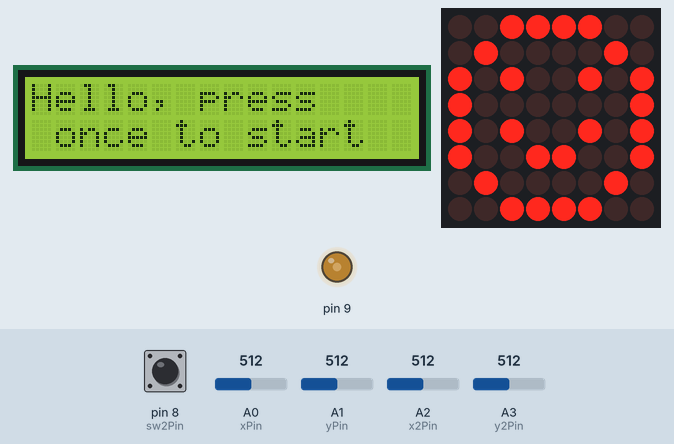
Recording of a sketch running on a simulated Arduino Uno, built with avr-gcc and run on an emulated ATmega328P. On the bench: 16×2 character LCD, 8×8 LED matrix, output pins drawn as LEDs (lit = HIGH). The inputs (shaded band) are chosen by the test bench; at power-on: pin 8 (sw2Pin) HIGH, A1 (yPin) = 512, A3 (y2Pin) = 512, A0 (xPin) = 512, A2 (x2Pin) = 512. Random numbers use the default seed unless the sketch sets one.

Above: at 1.2 s.
1.3 s: pin 8 (sw2Pin) pulled LOW for 0.15 s
At 2.26 s:
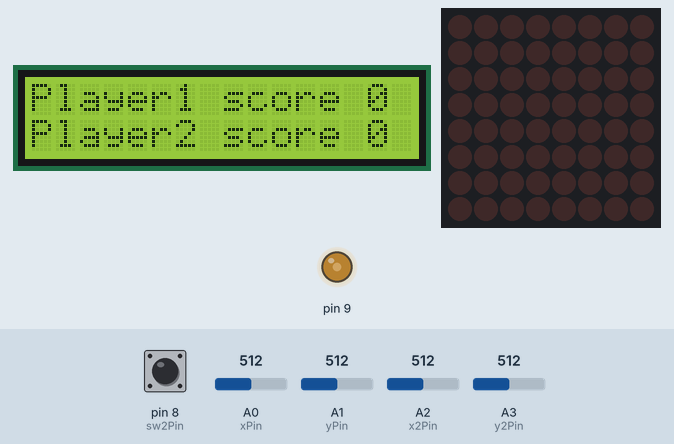
3.5 s: A1 (yPin) set to 692
6.0 s: A1 (yPin) set to 711
At 6.19 s:
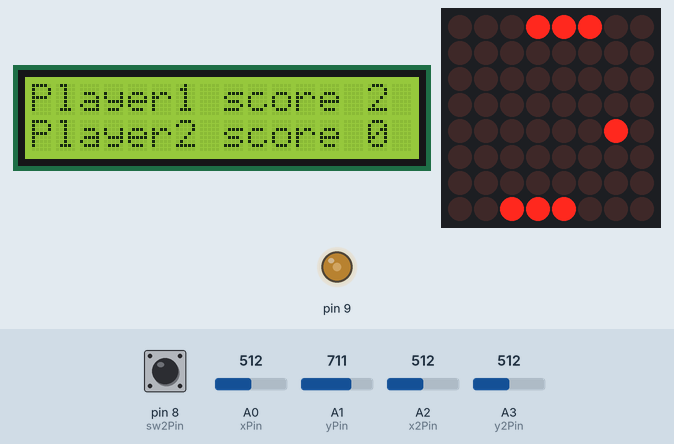
9.0 s: A3 (y2Pin) set to 683
11.6 s: A3 (y2Pin) set to 709
At 12.0 s:
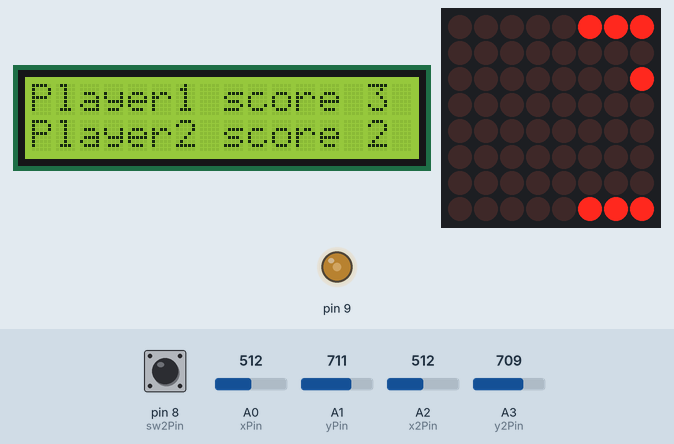
14.2 s: A1 (yPin) set to 690
At 15.06 s:
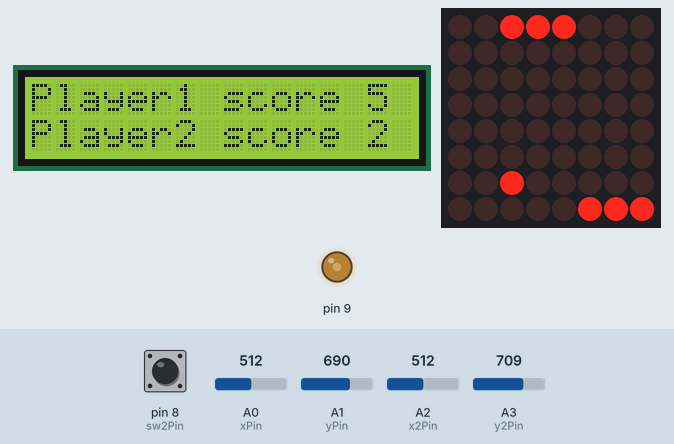
Timing chart, 0 to 17.2 s (numbered marks = the images above; inputs shaded):
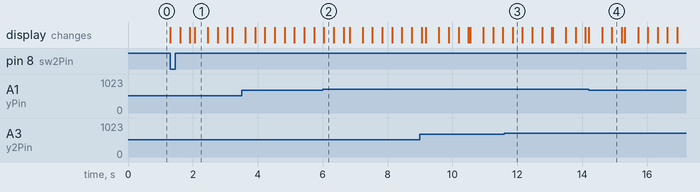

The sketch:

final_version_v2.ino
```cpp
#include <LiquidCrystal.h>
#include "LedControl.h"
LedControl lc = LedControl(12, 11, 10, 1);
LiquidCrystal lcd = LiquidCrystal(1, 2, 4, 5, 6, 7);

// Arduino pin numbers
const int swPin = 3; // digital pin connected to switch output
const int xPin = 0; // analog pin connected to X output
const int yPin = 1; // analog pin connected to Y output

const int sw2Pin = 8;
const int x2Pin = 2;
const int y2Pin = 3;

int padYP1, padP1;
int padYP2, padP2;
int ballRow, ballCol;
int player1Score, player2Score;
int player1Position, player2Position;

boolean isGameOn = true;
boolean ballMovingUp = false;
boolean ballMovingRight = true;
int lastSwitchState = HIGH;
int winner;
float difficulty =  250;
int switchState2;
unsigned long moveBallOldTime = 0;
unsigned long movePlayer1OldTime = 0;
unsigned long movePlayer2OldTime = 0;

byte smile[8]   = {B00111100, B01000010, B10100101, B10000001, B10100101, B10011001, B01000010, B00111100};
byte one[8]     = {B00000000, B00010000, B00011000, B00010100, B00010000, B00010000, B00111000, B00000000};
byte two[8]     = {B00000000, B00111100, B00100100, B00010000, B00001000, B00100100, B00111100, B00000000};
byte heart[8]   = {B00000000, B01100110, B10011001, B10000001, B01000010, B00100100, B00011000, B00000000};

void printByte(byte character []) {
    int i = 0;
    for (i = 0; i < 8; i++)
        lc.setRow(0, i, character[i]);
}

void setup() {
    lcd.begin(16, 2);
    analogWrite(9, 100);
    lc.shutdown(0, false); // turn off power saving, enables display
    lc.setIntensity(0, 8); // sets brightness
    lc.clearDisplay(0);    // clear screen
    lcd.clear();           // clear lcd screen
    pinMode(sw2Pin, INPUT_PULLUP);
}

void startGame() {
    player1Score = 0;
    player2Score = 0;
    lc.clearDisplay(0);
    lcd.clear();
    printByte(smile);
    lcd.setCursor(0, 0);
    lcd.print("Hello, press");
    lcd.setCursor(1, 1);
    lcd.print("once to start");
    isGameOn = true;
    ballRow = 4;
    ballCol = random(1, 6);
    padYP1 = 0;  // initial poisition for Player 1
    padP1 = 3;
    padYP2 = 7;  // initial position for player 2
    padP2 = 3;
}

//Resets after scoring one point
void  reset() {
    lc.clearDisplay(0);
    ballRow = 4;
    ballCol = random(1, 6);
    padYP1 = 0;
    padP1 = 3;
    padYP2 = 7;
    padP2 = 3;
    delay(400);
}
//Resets the whole game
void restartGame() {
    isGameOn = false;
    lcd.clear();
    lc.clearDisplay(0);
}

//Players/Pads moving conditions
void movePlayers() {
    unsigned long currentTime = millis();
    if (currentTime - movePlayer1OldTime > 100) {
        int joyXValue = analogRead(xPin);
        int joyYValue = analogRead(yPin);

        //   PLAYER 1 PAD
        if (joyYValue < 300) {
            padP1 -= 1;
            movePlayer1OldTime = currentTime;
        }
        else if (joyYValue > 700) {
            padP1 += 1;
            movePlayer1OldTime = currentTime;
        }
        while ( padP1 < 1 )
            padP1 = 1;
        while (padP1 > 6)
            padP1 = 6;
    }

    if (currentTime - movePlayer2OldTime > 100) {
        int joyX2Value = analogRead(x2Pin);
        int joyY2Value = analogRead(y2Pin);

        //   PLAYER 2 PAD
        if (joyY2Value < 300) {
            padP2 -= 1;
            movePlayer2OldTime = currentTime;
        }
        else if (joyY2Value > 700) {
            padP2 += 1;
            movePlayer2OldTime = currentTime;
        }
        while ( padP2 < 1 )
            padP2 = 1;
        while ( padP2 > 6 )
            padP2 = 6;
    }
}

//Ball moving conditions
void moveBall() {
    unsigned long currentTime = millis();
    if (currentTime - moveBallOldTime > difficulty) {
        if (ballMovingUp)
            ballRow--;
        else
            ballRow++;
        if (ballMovingRight)
            ballCol--;
        else
            ballCol++;
        if (ballCol == 7)
            ballMovingRight = true;
        else if (ballCol == 0)
            ballMovingRight = false;

        if (ballRow < 0) {
            player2Score++;
            reset();
        }
        else if (ballRow > 7) {
            player1Score++;
            reset();
        }

        lcd.clear();
        lcd.setCursor(0, 0);
        lcd.print("Player1 score");
        lcd.print(" ");
        lcd.print(player1Score);
        lcd.setCursor(0, 1);
        lcd.print("Player2 score");
        lcd.print(" ");
        lcd.print(player2Score);
        moveBallOldTime = currentTime;
        difficulty -= 0.35;
        if ( difficulty <= 120)
        difficulty =  120;
    }
}


int game() {
    if (isGameOn) {
        movePlayers();
        moveBall();

        if (player1Score == 11 && player1Score > player2Score) {
            lcd.print("Player1 wins");
            restartGame();
            winner = 1;
        }
        else if (player2Score == 11 && player2Score > player1Score) {
            lcd.print("Player2 wins");
            restartGame();
            winner = 2;
        }


       if (ballRow == 1 && ballCol >= padP1  - 1 && ballCol  <= padP1 + 1)
            ballMovingUp = false;
       else if (ballRow == 6 && ballCol >= padP2  - 1 && ballCol  <= padP2 + 1)
            ballMovingUp = true;

       lc.clearDisplay(0);
       lc.setLed(0, padYP1, padP1, true);
       lc.setLed(0, padYP1, padP1 + 1, true);
       lc.setLed(0, padYP1, padP1 - 1, true);
       lc.setLed(0, padYP2, padP2 + 1, true);
       lc.setLed(0, padYP2, padP2 - 1, true);
       lc.setLed(0, padYP2, padP2, true);
       lc.setLed(0, ballRow, ballCol, true);
       delay(1);
    }

    else {
        lc.clearDisplay(0);
        lcd.clear();
        if (winner == 2) {
            lcd.setCursor(1, 0);
            lcd.print("P2 wins, click");
            lcd.setCursor(0, 1);
            lcd.print("to start again");
            printByte(two);
            delay(400);
            printByte(heart);
            delay(200);
        }
        else if (winner == 1) {
            lcd.print("P1 wins, click");
            lcd.setCursor(0, 1);
            lcd.print("to start again");
            printByte(one);
            delay(400);
            printByte(heart);
            delay(200);
        }
        if (wasButtonPressed() == 1) { //if button was pressed now, end the game
            return 1;
        }
    }
    return 0;
}


int wasButtonPressed() {  //Used to read imput from the joystick
    switchState2 = digitalRead(sw2Pin);
    if (lastSwitchState != switchState2 && switchState2 == LOW) {
        lastSwitchState = switchState2;
        return 1;
    }

    lastSwitchState = switchState2;
    return 0;
}

void loop() {
    startGame();
    while (wasButtonPressed() == 0); //Continues only when the button is pressed
    while (game() == 0); //Loops the game until it returns !0 (until it finishes, 0 means that it has not finished yet)
}
```

Measured:
- the behaviour switches between 700 and 701 on A1 (yPin) (found by bisection; images 1 and 2)
- the behaviour switches between 700 and 701 on A3 (y2Pin) (found by bisection; images 2 and 3)
- after the input at 1.3 s, the display: first changes at once (image 1 shows a later state)
- what the display in image 1 shows lasts 0.4 s, from 2.1 s to 2.5 s
